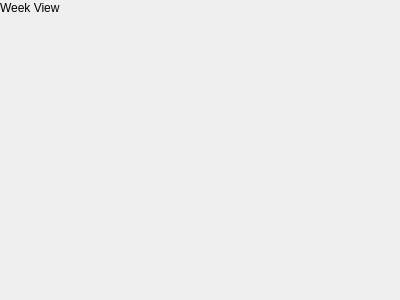
<?xml version="1.0" encoding="UTF-8"?>
<ui version="4.0">
 <class>ScheduleWeekView</class>
 <widget class="QWidget" name="ScheduleWeekView">
  <property name="geometry">
   <rect>
    <x>0</x>
    <y>0</y>
    <width>400</width>
    <height>300</height>
   </rect>
  </property>
  <property name="windowTitle">
   <string>Form</string>
  </property>
  <widget class="QLabel" name="label">
   <property name="geometry">
    <rect>
     <x>0</x>
     <y>0</y>
     <width>71</width>
     <height>16</height>
    </rect>
   </property>
   <property name="text">
    <string>Week View</string>
   </property>
  </widget>
 </widget>
 <resources/>
 <connections/>
</ui>
